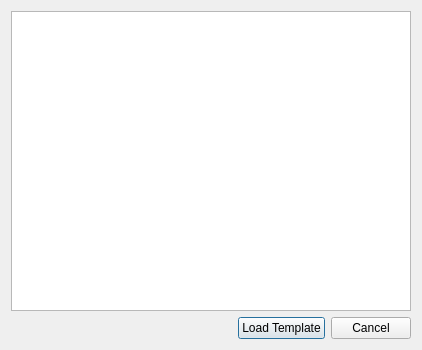
<?xml version="1.0" encoding="UTF-8"?>
<ui version="4.0">
 <class>OpenTemplate</class>
 <widget class="QDialog" name="OpenTemplate">
  <property name="geometry">
   <rect>
    <x>0</x>
    <y>0</y>
    <width>414</width>
    <height>340</height>
   </rect>
  </property>
  <property name="windowTitle">
   <string>Dialog</string>
  </property>
  <layout class="QGridLayout" name="gridLayout">
   <item row="0" column="0">
    <layout class="QVBoxLayout" name="verticalLayout" stretch="1,0">
     <property name="sizeConstraint">
      <enum>QLayout::SizeConstraint::SetNoConstraint</enum>
     </property>
     <item>
      <widget class="QListWidget" name="templateList">
       <property name="minimumSize">
        <size>
         <width>400</width>
         <height>300</height>
        </size>
       </property>
       <property name="baseSize">
        <size>
         <width>400</width>
         <height>300</height>
        </size>
       </property>
      </widget>
     </item>
     <item>
      <layout class="QHBoxLayout" name="horizontalLayout_4">
       <item>
        <spacer name="horizontalSpacer">
         <property name="orientation">
          <enum>Qt::Orientation::Horizontal</enum>
         </property>
         <property name="sizeHint" stdset="0">
          <size>
           <width>40</width>
           <height>20</height>
          </size>
         </property>
        </spacer>
       </item>
       <item>
        <widget class="QPushButton" name="loadButton">
         <property name="text">
          <string>Load Template</string>
         </property>
        </widget>
       </item>
       <item>
        <widget class="QPushButton" name="cancelButton">
         <property name="text">
          <string>Cancel</string>
         </property>
        </widget>
       </item>
      </layout>
     </item>
    </layout>
   </item>
  </layout>
 </widget>
 <resources/>
 <connections/>
</ui>
